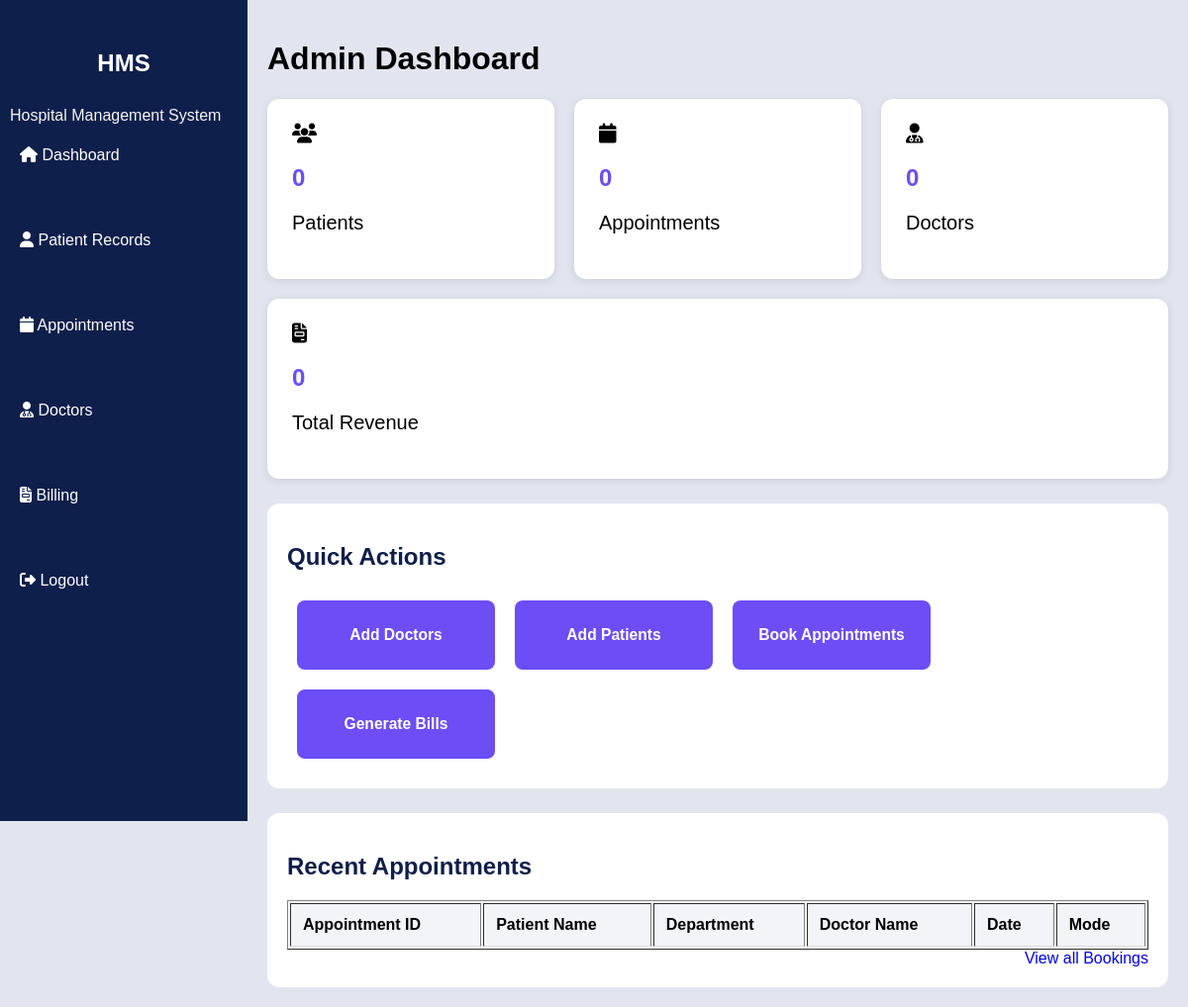
/admin, run on an earlier commit of the app's database.
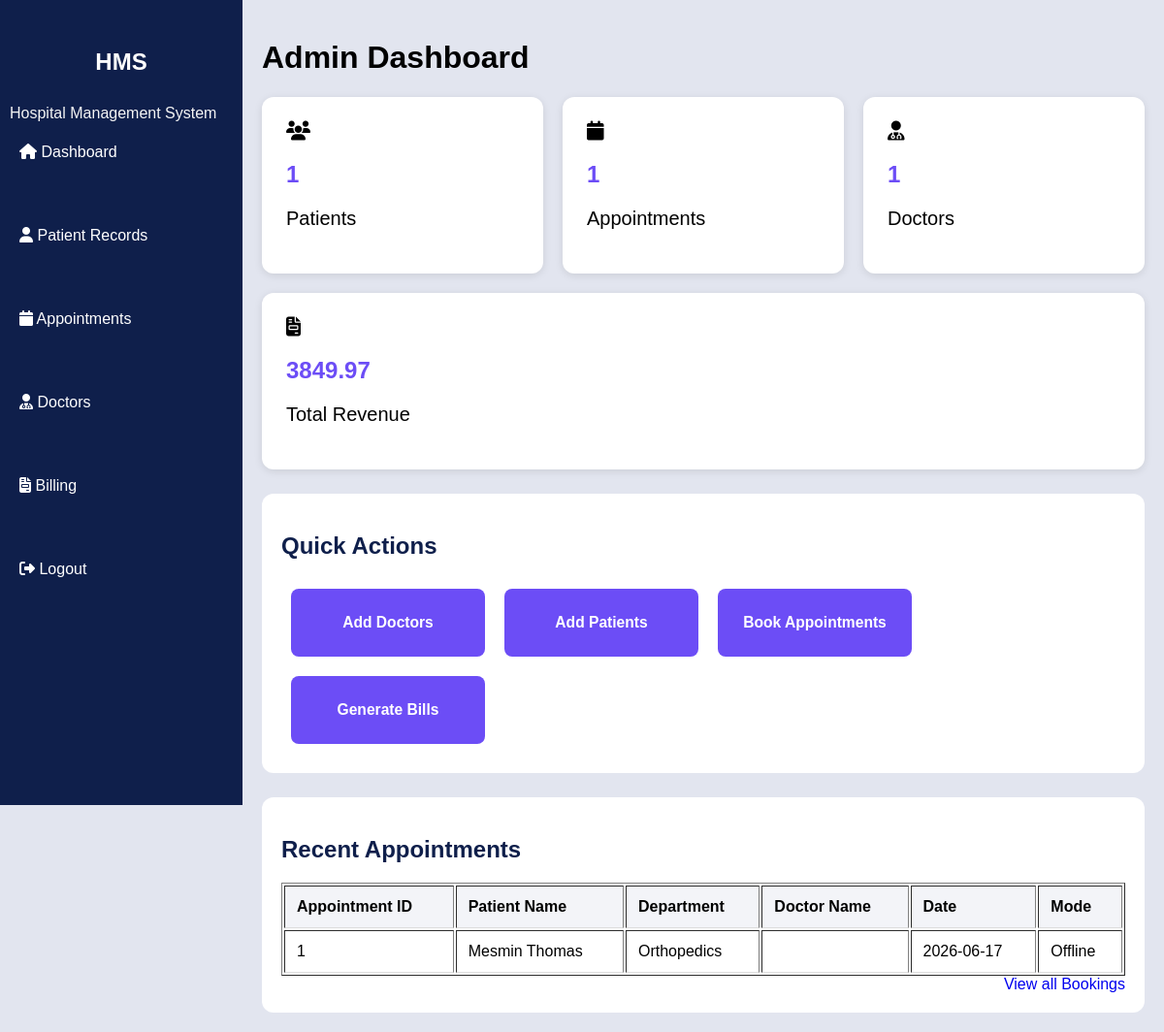
And on a later commit of the database.
### tables this page shows
CREATE TABLE appointments(
            app_id INTEGER PRIMARY KEY AUTOINCREMENT,
            patient_name TEXT,
            phone TEXT,
            department TEXT,
            doctor TEXT,
            date TEXT,
            time TEXT,
            symptoms TEXT,
            mode TEXT
        );

### app.py (the view)
@app.route('/admin')
def admin():
    conn = get_connection()
    cursor = conn.cursor()
    cursor.execute("SELECT COUNT(*) FROM patients")
    total_patients = cursor.fetchone()[0]
    cursor.execute("SELECT COUNT(*) FROM doctor")
    total_doctors = cursor.fetchone()[0]
    cursor.execute("SELECT COUNT(*) FROM appointments")
    total_appointments = cursor.fetchone()[0]
    cursor.execute("""SELECT SUM(cons_fee) + SUM(room) + SUM(medicine) +
    SUM(other) FROM billings """)
    total_revenue = cursor.fetchone()[0] or 0
    cursor.execute("""
    SELECT app_id, patient_name, department, doctor, date, mode
    FROM appointments LIMIT 5 """)
    recent_appointments = cursor.fetchall()
    conn.close()
    return render_template("admin_dashboard.html",total_patients=total_patients,
                           doctors=total_doctors,
                           appointments=total_appointments,
                            total_revenue=round(total_revenue,2),
                           recent_appointments=recent_appointments)

### database.py (called while the page is built)
def get_connection():
    conn= sqlite3.connect("hospital.db")
    conn.row_factory = sqlite3.Row
    return conn

### templates/admin_dashboard.html (shortened to what this page needs)
<!DOCTYPE html>
<html lang="en">
<head>
    <link rel="stylesheet" href="{{url_for('static',filename='dashboard.css')}}">
    <link rel="stylesheet" href="https://cdnjs.cloudflare.com/ajax/libs/font-awesome/6.5.1/css/all.min.css">
</head>
<body>
    <div class="sidebar">
            <h2>HMS</h2>
            <p>Hospital Management System</p>
                <a href="/" class="i"> <i class="fa-solid fa-house"></i>  Dashboard</a><br><br>
                <a href="/viewpatients" class="i"><i class="fa-solid fa-user"></i> Patient Records</a><br><br>
                <a href="/viewappointments" class="i"><i class="fa-solid fa-calendar"></i> Appointments</a><br><br>
                <a href="/view_doc" class="i"><i class="fa-solid fa-user-doctor"></i> Doctors</a><br><br>
                <a href="/view_bill" class="i"><i class="fa-solid fa-file-invoice"></i> Billing</a><br><br>
                 <a href="/">
               <i class="fa-solid fa-right-from-bracket"></i>
                Logout
            </a>
        </div>
        <div class="main">
                <h1>Admin Dashboard</h1>
            <div class="cards">
                <div class="card">
                    <i class="fa-solid fa-users"></i>
                    <h2>{{ total_patients }}</h2>
                    <p> Patients</p>
                </div>
                <div class="card">
                    <i class="fa-solid fa-calendar"></i>
                    <h2>{{ appointments }}</h2>
                    <p> Appointments</p>
                </div>
                <div class="card">
                    <i class="fa-solid fa-user-doctor"></i>
                    <h2>{{ doctors }}</h2>
                    <p> Doctors</p>
                </div>
                <div class="card">
                    <i class="fa-solid fa-file-invoice"></i>
                    <h2>{{ total_revenue }}</h2>
                    <p>Total Revenue</p>
                </div>
            </div>
            <div class="section">
                    <h2>Quick Actions</h2>
                    <div class="actions">
                        <a href="/admin.add_doctor">
                            <button><h3>Add Doctors</h3></button>
                        </a>
                        <a href="/patient">
                            <button><h3>Add Patients</h3></button>
                        </a>
                        <a href="/appointments">
                            <button><h3>Book Appointments</h3></button>
                        </a>
                        <a href="/add_bill">
                            <button><h3>Generate Bills</h3></button>
                        </a>
                    </div>
                </div>
                <div class="section">
                    <h2>Recent Appointments</h2>
                    <table border=1>
                        <tr>
                            <th>Appointment ID</th>
                            <th>Patient Name</th>
                            <th>Department</th>
                            <th>Doctor Name</th>
                            <th>Date</th>
                            <th>Mode</th>
                        </tr>
                        {% for appointment in recent_appointments %}
                            <tr>
                                <td>{{ appointment['app_id'] }}</td>
                                <td>{{ appointment['patient_name'] }}</td>
                                <td>{{ appointment['department'] }}</td>
                                <td>{{ appointment['doctor'] }}</td>
                                <td>{{ appointment['date'] }}</td>
                                <td>{{ appointment['mode'] }}</td>
                            </tr>
                            {% endfor %}
                    </table>
                    <a href="/viewappointments">View all Bookings</a>
        </div>
    </div>
</body>
</html>

What changed in the data, as far as the page shows it:
added appointments: app_id "1", patient_name "Mesmin Thomas", department "Orthopedics", date "2026-06-17", mode "Offline"
Also different on the page:
{{ total_patients }}: "0" → "1"
{{ appointments }}: "0" → "1"
{{ doctors }}: "0" → "1"
{{ total_revenue }}: "0" → "3849.97"
